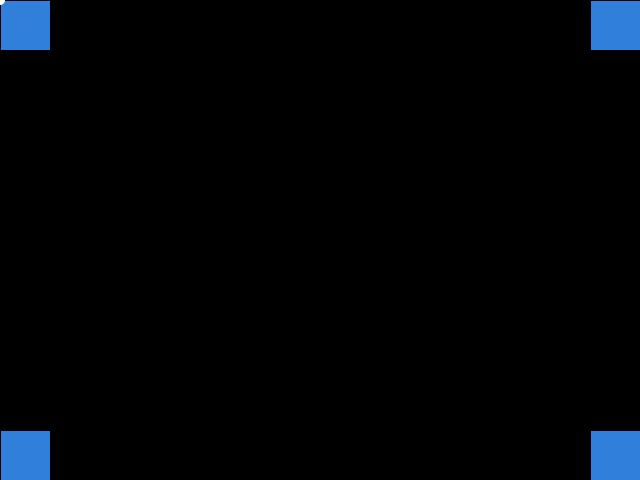
Frame 1 (no input)
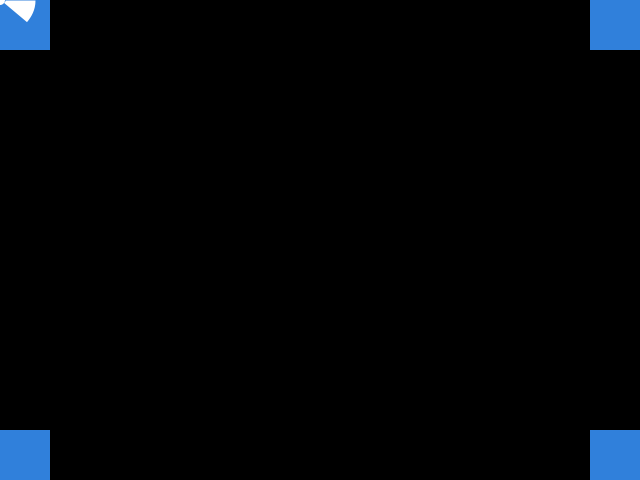
Frame 60 (the mouse pressed at the canvas centre just before this capture)
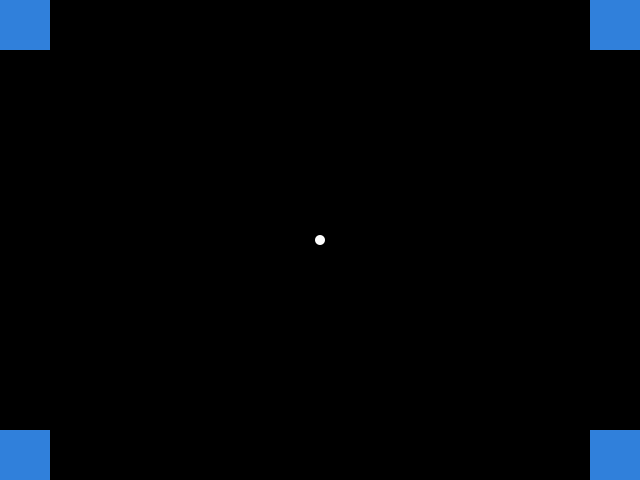
Frame 120 (the mouse held since frame 60 and released just before this capture)

The Processing sketch that drew these frames (run headless with seeded random() and noise(); from frame 60 on, the mouse is pressed at the canvas centre):

// Processing sketch: spaceSelector
// ── spaceSelector.pde

PVector selector;
int angle;
PVector v1, v2;
int p;
boolean anim;
int progress;

void setup() {
	size(640,480);
	//noSmooth();
	angle = 0;
	p=0;
	anim=false;
	v1 = new PVector(mouseX,mouseY);
}

void draw() {
	background(0);
	selector = new PVector(mouseX, mouseY);
	fill(48,128,219);
	rect(width-50,height-50, 50,50);
	rect(0,0, 50,50);
	rect(0,height-50, 50,50);
	rect(width-50,0, 50,50);
	color target = get((int) selector.x, (int) selector.y);
	
	//println(target);

	v2 = new PVector(mouseX,mouseY);
	if(target == -16777216) {
		v1=v2;
		p=0;
		anim=false;
		progress=0;
	}
	else {
		p++;
		if(p>=20) {
			selectionner();
		}
	}
	noStroke();
	fill(255);
	ellipse(selector.x,selector.y,10,10);
}

void selectionner() {
	anim=true;
	animation();
}

void animation() {
	if(anim==true) {
		progress++;
		strokeCap(SQUARE);
		noFill();
		stroke(255);
		strokeWeight(30);
		arc(selector.x,selector.y,40,40,radians(0), radians(progress));
		if(progress >= 360) {
			action();
			progress=0;
		}
	}

	
}

void action() {
	println("ACTION");
}
